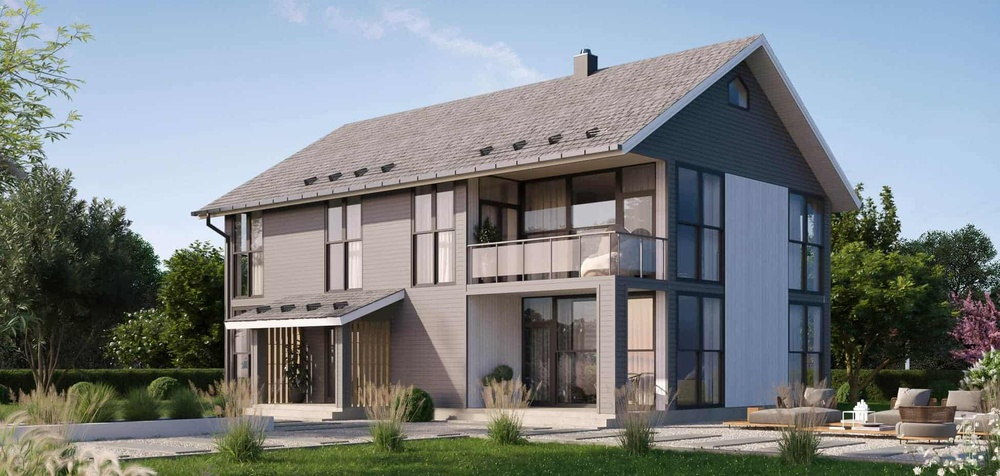
#> input picture SingleCORE/Canny Edge Algorithm/house.jpg, 1000 x 476 px, shrunk from 1950 x 928 before the run
$ python SobelEdgeDetector.py
#> lines starting #> are read from the running program, lines starting #| are printed output that depends on the picture
import numpy as np
from PIL import Image
import matplotlib.pyplot as plt

# Open the image
img = np.array(Image.open('house.jpg')).astype(np.uint8)
#> img is the input picture: shape (476, 1000, 3); mean R, G, B 125.9, 131.3, 133.5

# Apply gray scale
gray_img = np.round(0.299 * img[:, :, 0] +
                    0.587 * img[:, :, 1] +
                    0.114 * img[:, :, 2]).astype(np.uint8)
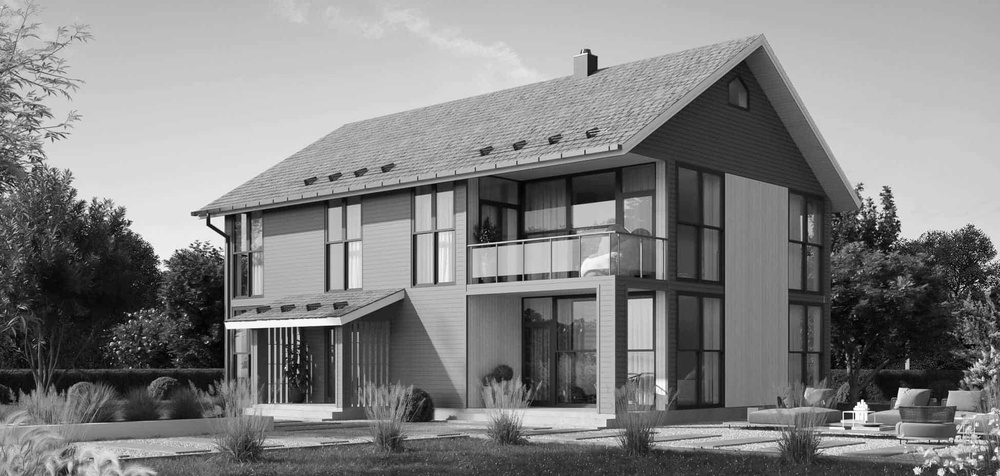
#> gray_img: shape (476, 1000); min 0, max 255, mean 129.9

# Sobel Operator
h, w = gray_img.shape
#> h = 476; w = 1000
# define filters
horizontal = np.array([[-1, 0, 1], [-2, 0, 2], [-1, 0, 1]])  # s2
vertical = np.array([[-1, -2, -1], [0, 0, 0], [1, 2, 1]])  # s1

# define images with 0s
newhorizontalImage = np.zeros((h, w))
newverticalImage = np.zeros((h, w))
newgradientImage = np.zeros((h, w))

# offset by 1
for i in range(1, h - 1):
    for j in range(1, w - 1):
        horizontalGrad = (horizontal[0, 0] * gray_img[i - 1, j - 1]) + \
                         (horizontal[0, 1] * gray_img[i - 1, j]) + \
                         (horizontal[0, 2] * gray_img[i - 1, j + 1]) + \
                         (horizontal[1, 0] * gray_img[i, j - 1]) + \
                         (horizontal[1, 1] * gray_img[i, j]) + \
                         (horizontal[1, 2] * gray_img[i, j + 1]) + \
                         (horizontal[2, 0] * gray_img[i + 1, j - 1]) + \
                         (horizontal[2, 1] * gray_img[i + 1, j]) + \
                         (horizontal[2, 2] * gray_img[i + 1, j + 1])

        newhorizontalImage[i - 1, j - 1] = abs(horizontalGrad)

        verticalGrad = (vertical[0, 0] * gray_img[i - 1, j - 1]) + \
                       (vertical[0, 1] * gray_img[i - 1, j]) + \
                       (vertical[0, 2] * gray_img[i - 1, j + 1]) + \
                       (vertical[1, 0] * gray_img[i, j - 1]) + \
                       (vertical[1, 1] * gray_img[i, j]) + \
                       (vertical[1, 2] * gray_img[i, j + 1]) + \
                       (vertical[2, 0] * gray_img[i + 1, j - 1]) + \
                       (vertical[2, 1] * gray_img[i + 1, j]) + \
                       (vertical[2, 2] * gray_img[i + 1, j + 1])

        newverticalImage[i - 1, j - 1] = abs(verticalGrad)

        # Edge Magnitude
        mag = np.sqrt(pow(horizontalGrad, 2.0) + pow(verticalGrad, 2.0))
        newgradientImage[i - 1, j - 1] = mag
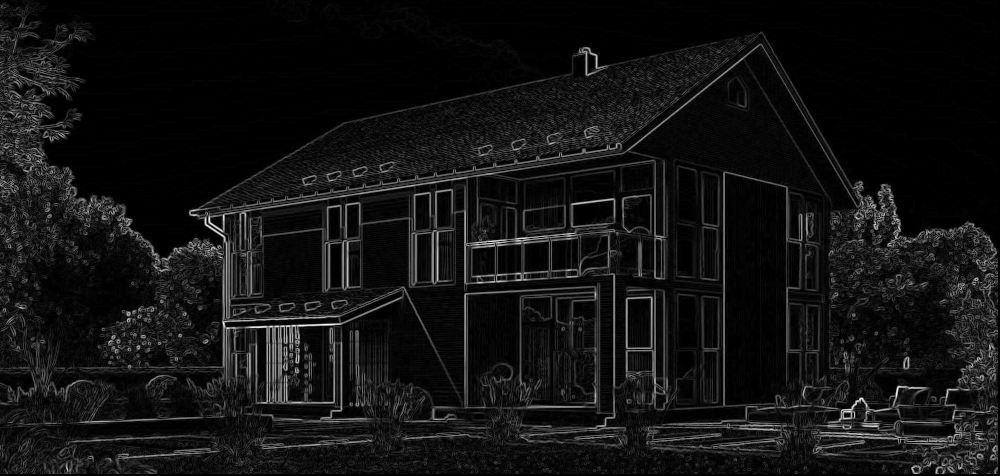
#> newgradientImage: shape (476, 1000) float64; min 0, max 966.4, mean 71.3; drawn with min black and max white
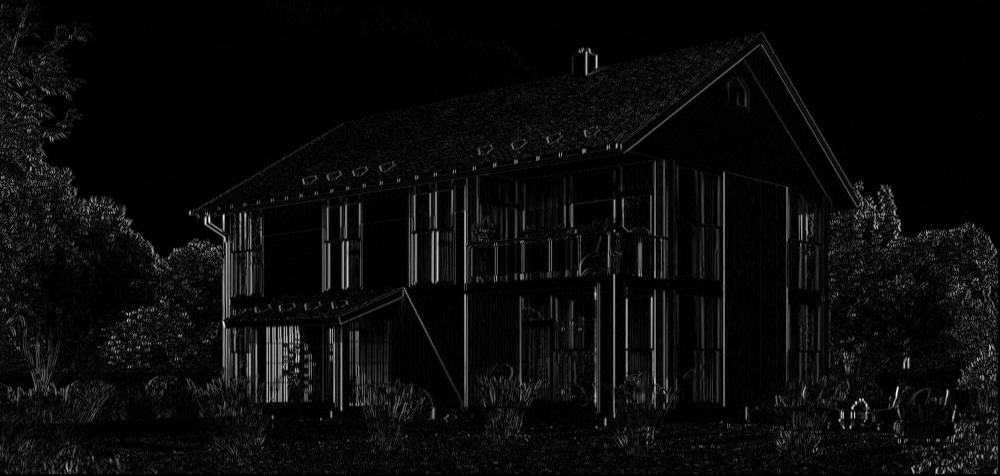
#> newhorizontalImage: shape (476, 1000) float64; min 0, max 942, mean 41.2; drawn with min black and max white
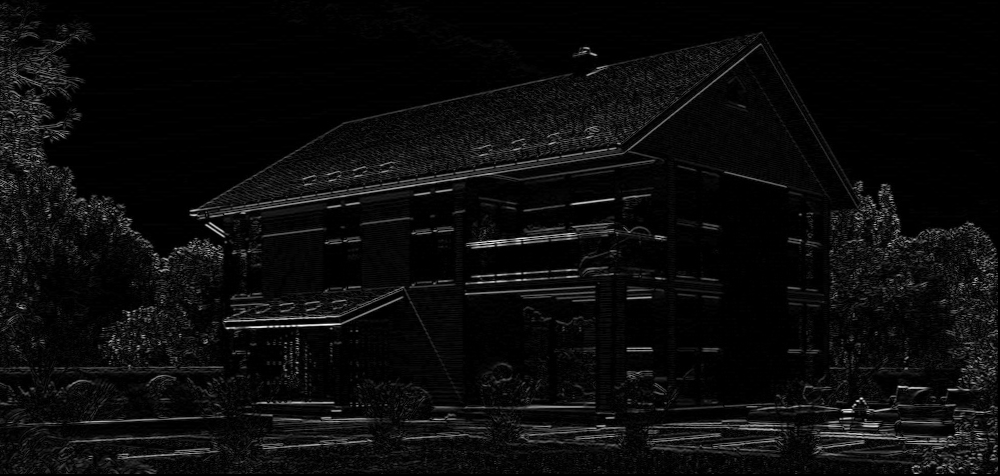
#> newverticalImage: shape (476, 1000) float64; min 0, max 962, mean 44.1; drawn with min black and max white

plt.figure()
plt.title('House')
plt.imsave('sobelhouse.jpg', newgradientImage, cmap='gray')
plt.imshow(newgradientImage, cmap='gray')
plt.show()
